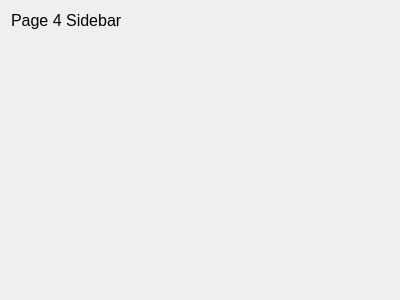
<?xml version="1.0" encoding="UTF-8"?>
<ui version="4.0">
 <class>Form</class>
 <widget class="QWidget" name="Form">
  <property name="geometry">
   <rect>
    <x>0</x>
    <y>0</y>
    <width>400</width>
    <height>300</height>
   </rect>
  </property>
  <property name="windowTitle">
   <string>Form</string>
  </property>
  <layout class="QVBoxLayout" name="verticalLayout">
   <item>
    <widget class="QLabel" name="title">
     <property name="sizePolicy">
      <sizepolicy hsizetype="Fixed" vsizetype="Fixed">
       <horstretch>0</horstretch>
       <verstretch>0</verstretch>
      </sizepolicy>
     </property>
     <property name="font">
      <font>
       <pointsize>12</pointsize>
      </font>
     </property>
     <property name="text">
      <string>Page 4 Sidebar</string>
     </property>
    </widget>
   </item>
   <item>
    <spacer name="verticalSpacer">
     <property name="orientation">
      <enum>Qt::Vertical</enum>
     </property>
     <property name="sizeType">
      <enum>QSizePolicy::Fixed</enum>
     </property>
     <property name="sizeHint" stdset="0">
      <size>
       <width>20</width>
       <height>5</height>
      </size>
     </property>
    </spacer>
   </item>
   <item>
    <widget class="QWidget" name="widget" native="true"/>
   </item>
  </layout>
 </widget>
 <resources/>
 <connections/>
</ui>
